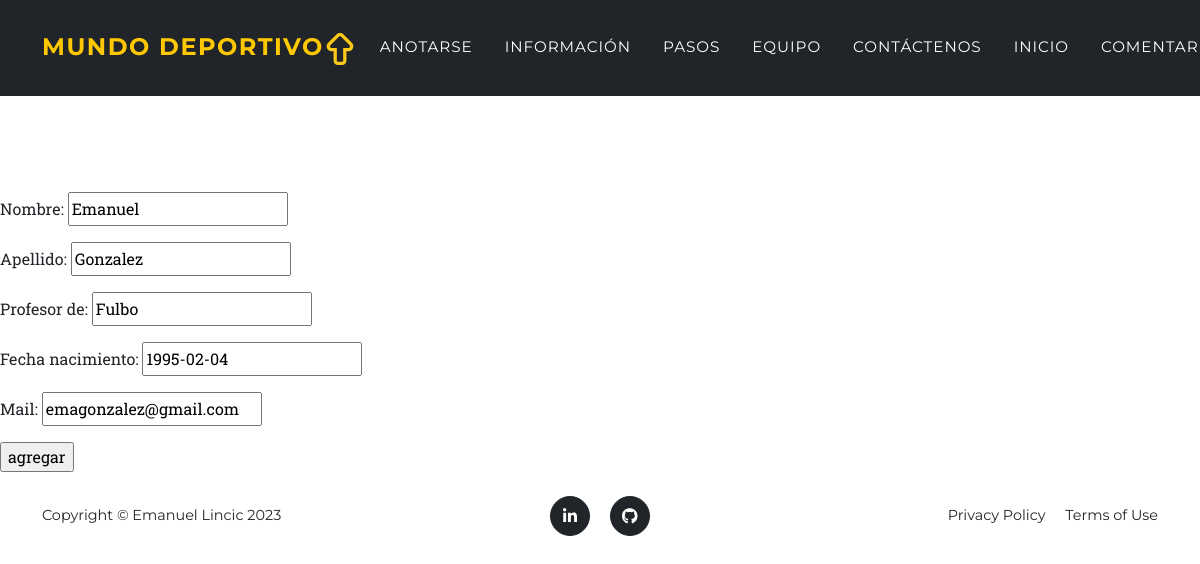
The page /app/editar_profesor/4 on the database as committed earlier.
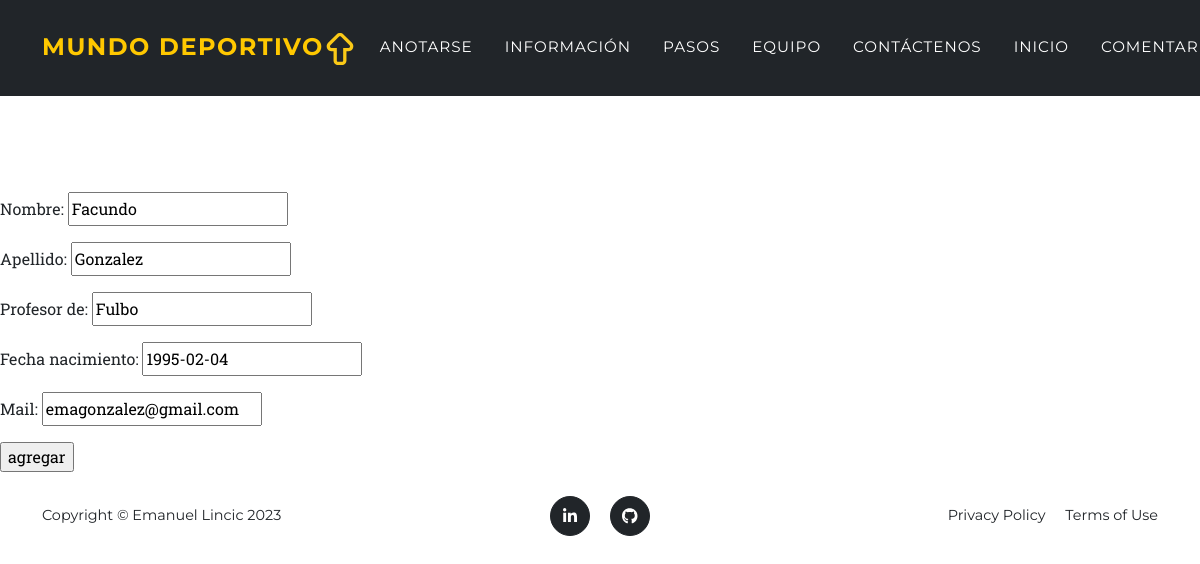
The same page on the database as committed later.
### AppCoder/models.py (models this page shows)
class Profesor(models.Model):
    nombre = models.CharField(max_length=40)
    apellido = models.CharField(max_length=40)
    profesor_de = models.CharField(max_length=40)
    fecha_nacimiento = models.DateField()
    mail = models.EmailField()

### AppCoder/views.py (the view)
# urls.py: path('editar_profesor/<int:pk>', ProfesorActualizacion.as_view(), name='ProfesorEditar'),
class ProfesorActualizacion(UpdateView):
    model = Profesor
    success_url = "/app/buscar_profesor"
    template_name = "AppCoder/Agregar_profesor.html"
    fields = ["nombre", "apellido", "profesor_de", "fecha_nacimiento", "mail"]

### templates/AppCoder/Agregar_profesor.html
{% extends 'base.html' %}}
{% load static %}
{% block main %}
<nav class="navbar navbar-light bg-dark static-top" id="mainNav">
    <br>
    <br>
</nav>
<br>
<br>
<br>
<br>
<form action="" method="POST">{% csrf_token %}
    {{form.as_p}}
    <input type="submit" value="agregar">
</form>
{% endblock %}

Rows that differ between the two databases and show on the page:
changed Profesor "Gonzalez": nombre "Emanuel" → "Facundo"
